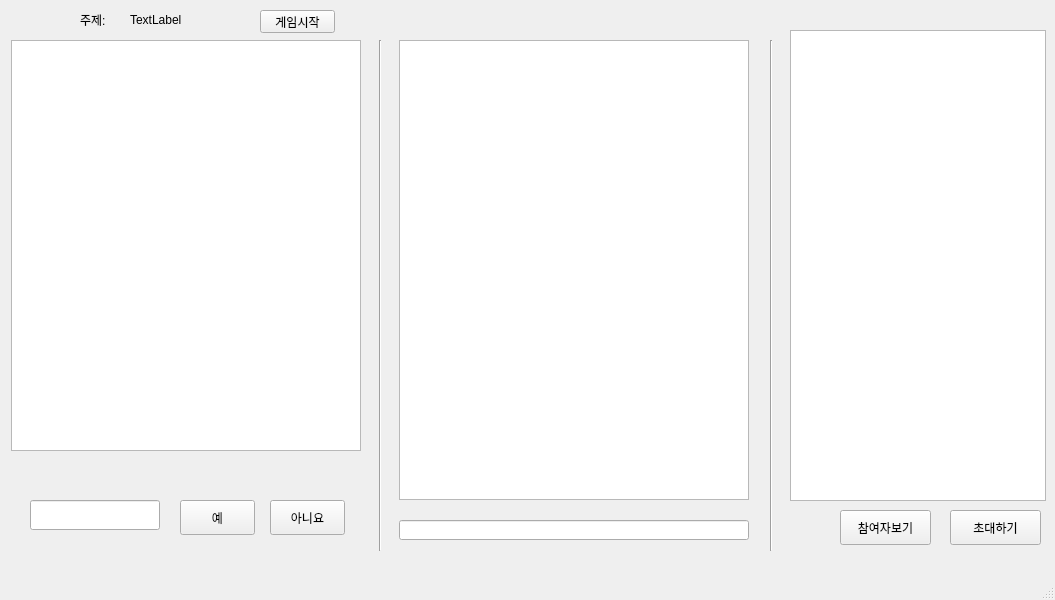
<?xml version="1.0" encoding="UTF-8"?>
<ui version="4.0">
 <class>MainWindow</class>
 <widget class="QMainWindow" name="MainWindow">
  <property name="geometry">
   <rect>
    <x>0</x>
    <y>0</y>
    <width>1055</width>
    <height>600</height>
   </rect>
  </property>
  <property name="windowTitle">
   <string>MainWindow</string>
  </property>
  <widget class="QWidget" name="centralwidget">
   <widget class="QLabel" name="label">
    <property name="geometry">
     <rect>
      <x>80</x>
      <y>10</y>
      <width>40</width>
      <height>20</height>
     </rect>
    </property>
    <property name="text">
     <string>주제:</string>
    </property>
   </widget>
   <widget class="QLabel" name="subject">
    <property name="geometry">
     <rect>
      <x>130</x>
      <y>10</y>
      <width>200</width>
      <height>20</height>
     </rect>
    </property>
    <property name="text">
     <string>TextLabel</string>
    </property>
   </widget>
   <widget class="QListWidget" name="question_list">
    <property name="geometry">
     <rect>
      <x>11</x>
      <y>40</y>
      <width>350</width>
      <height>411</height>
     </rect>
    </property>
    <property name="editTriggers">
     <set>QAbstractItemView::NoEditTriggers</set>
    </property>
   </widget>
   <widget class="Line" name="line">
    <property name="geometry">
     <rect>
      <x>372</x>
      <y>40</y>
      <width>16</width>
      <height>511</height>
     </rect>
    </property>
    <property name="orientation">
     <enum>Qt::Vertical</enum>
    </property>
   </widget>
   <widget class="QListWidget" name="chat_list">
    <property name="geometry">
     <rect>
      <x>399</x>
      <y>40</y>
      <width>350</width>
      <height>460</height>
     </rect>
    </property>
    <property name="editTriggers">
     <set>QAbstractItemView::NoEditTriggers</set>
    </property>
   </widget>
   <widget class="QStackedWidget" name="stackedWidget">
    <property name="geometry">
     <rect>
      <x>20</x>
      <y>470</y>
      <width>341</width>
      <height>80</height>
     </rect>
    </property>
    <property name="currentIndex">
     <number>1</number>
    </property>
    <widget class="QWidget" name="page">
     <widget class="QLineEdit" name="answer">
      <property name="geometry">
       <rect>
        <x>70</x>
        <y>50</y>
        <width>250</width>
        <height>20</height>
       </rect>
      </property>
     </widget>
     <widget class="QLineEdit" name="question">
      <property name="geometry">
       <rect>
        <x>70</x>
        <y>20</y>
        <width>250</width>
        <height>20</height>
       </rect>
      </property>
     </widget>
     <widget class="QLabel" name="label_3">
      <property name="geometry">
       <rect>
        <x>8</x>
        <y>22</y>
        <width>56</width>
        <height>12</height>
       </rect>
      </property>
      <property name="text">
       <string>질문 :</string>
      </property>
     </widget>
     <widget class="QLabel" name="label_4">
      <property name="geometry">
       <rect>
        <x>7</x>
        <y>53</y>
        <width>56</width>
        <height>12</height>
       </rect>
      </property>
      <property name="text">
       <string>정답 :</string>
      </property>
     </widget>
    </widget>
    <widget class="QWidget" name="page_2">
     <widget class="QPushButton" name="yes">
      <property name="geometry">
       <rect>
        <x>160</x>
        <y>30</y>
        <width>75</width>
        <height>35</height>
       </rect>
      </property>
      <property name="text">
       <string>예</string>
      </property>
     </widget>
     <widget class="QPushButton" name="no">
      <property name="geometry">
       <rect>
        <x>250</x>
        <y>30</y>
        <width>75</width>
        <height>35</height>
       </rect>
      </property>
      <property name="text">
       <string>아니요</string>
      </property>
     </widget>
     <widget class="QLineEdit" name="set_subject">
      <property name="geometry">
       <rect>
        <x>10</x>
        <y>30</y>
        <width>130</width>
        <height>30</height>
       </rect>
      </property>
     </widget>
    </widget>
   </widget>
   <widget class="QLineEdit" name="chat">
    <property name="geometry">
     <rect>
      <x>399</x>
      <y>520</y>
      <width>350</width>
      <height>20</height>
     </rect>
    </property>
    <property name="maxLength">
     <number>16</number>
    </property>
   </widget>
   <widget class="Line" name="line_2">
    <property name="geometry">
     <rect>
      <x>763</x>
      <y>40</y>
      <width>16</width>
      <height>511</height>
     </rect>
    </property>
    <property name="orientation">
     <enum>Qt::Vertical</enum>
    </property>
   </widget>
   <widget class="QStackedWidget" name="stackedWidget_2">
    <property name="geometry">
     <rect>
      <x>780</x>
      <y>10</y>
      <width>271</width>
      <height>491</height>
     </rect>
    </property>
    <property name="currentIndex">
     <number>0</number>
    </property>
    <widget class="QWidget" name="page_3">
     <widget class="QListWidget" name="member_list">
      <property name="geometry">
       <rect>
        <x>10</x>
        <y>20</y>
        <width>256</width>
        <height>471</height>
       </rect>
      </property>
      <property name="editTriggers">
       <set>QAbstractItemView::NoEditTriggers</set>
      </property>
     </widget>
    </widget>
    <widget class="QWidget" name="page_4">
     <widget class="QListWidget" name="invit_list">
      <property name="geometry">
       <rect>
        <x>10</x>
        <y>20</y>
        <width>256</width>
        <height>471</height>
       </rect>
      </property>
     </widget>
    </widget>
   </widget>
   <widget class="QPushButton" name="invite">
    <property name="geometry">
     <rect>
      <x>950</x>
      <y>510</y>
      <width>91</width>
      <height>35</height>
     </rect>
    </property>
    <property name="text">
     <string>초대하기</string>
    </property>
   </widget>
   <widget class="QPushButton" name="member">
    <property name="geometry">
     <rect>
      <x>840</x>
      <y>510</y>
      <width>91</width>
      <height>35</height>
     </rect>
    </property>
    <property name="text">
     <string>참여자보기</string>
    </property>
   </widget>
   <widget class="QPushButton" name="game_start">
    <property name="geometry">
     <rect>
      <x>260</x>
      <y>10</y>
      <width>75</width>
      <height>23</height>
     </rect>
    </property>
    <property name="text">
     <string>게임시작</string>
    </property>
   </widget>
   <zorder>stackedWidget_2</zorder>
   <zorder>label</zorder>
   <zorder>subject</zorder>
   <zorder>question_list</zorder>
   <zorder>line</zorder>
   <zorder>chat_list</zorder>
   <zorder>stackedWidget</zorder>
   <zorder>chat</zorder>
   <zorder>line_2</zorder>
   <zorder>invite</zorder>
   <zorder>member</zorder>
   <zorder>game_start</zorder>
  </widget>
  <widget class="QMenuBar" name="menubar">
   <property name="geometry">
    <rect>
     <x>0</x>
     <y>0</y>
     <width>1055</width>
     <height>21</height>
    </rect>
   </property>
  </widget>
  <widget class="QStatusBar" name="statusbar"/>
 </widget>
 <resources/>
 <connections/>
</ui>
